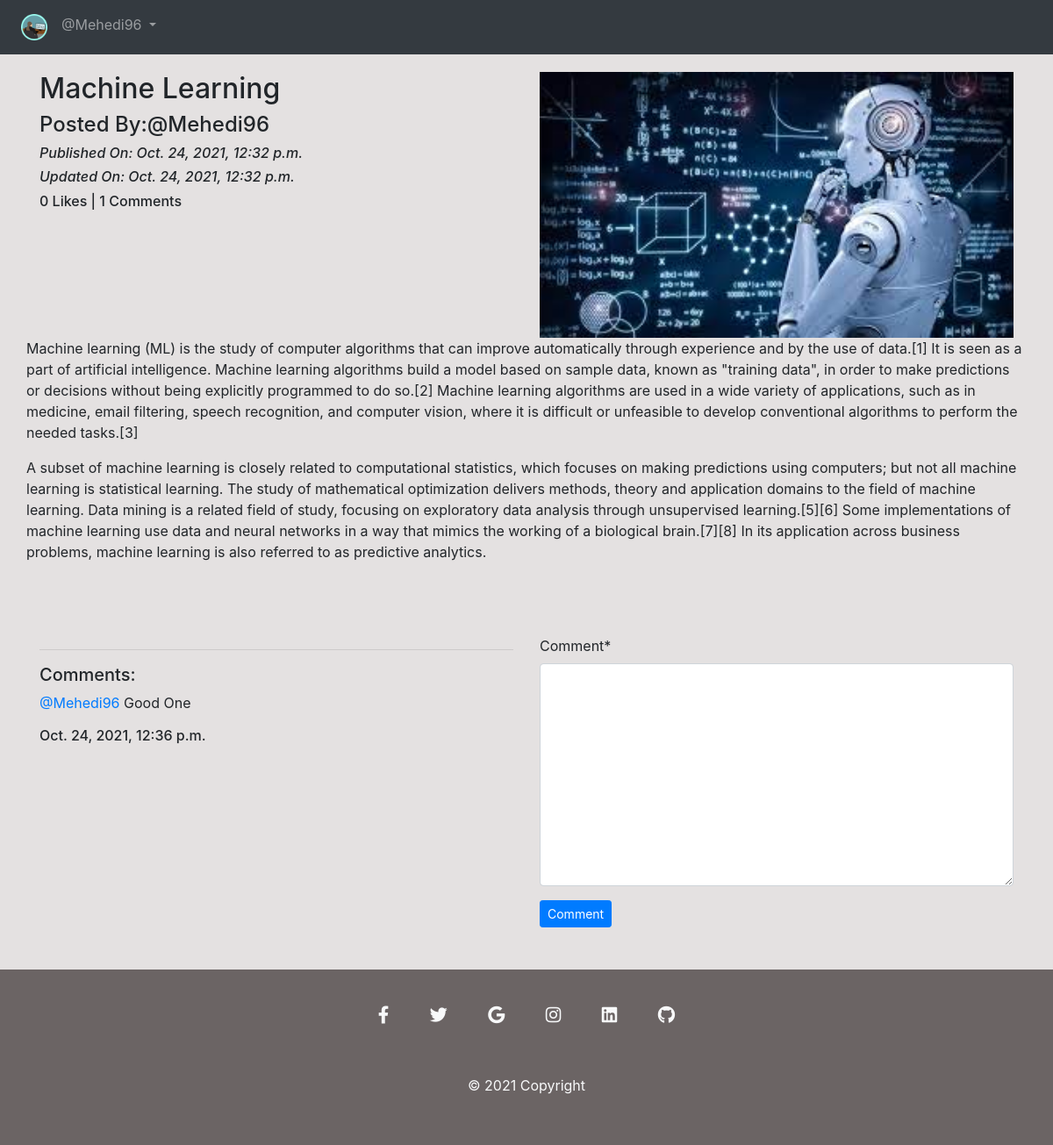
Screenshot of /blog/details/Machine-Learning-7cde7bed-8cf5-44be-9396-60e81f3f5b6f (signed in) with the database file from the repository.
### App_Blog/models.py (models this page shows, shortened)
class Blog(models.Model):
    author = models.ForeignKey(
        User, on_delete=models.CASCADE, related_name='post_author')
    blog_title = models.CharField(max_length=264, verbose_name='Put a Title')
    slug = models.SlugField(max_length=264, unique=True)
    blog_content = models.TextField(verbose_name="What's on your mind?")
    blog_image = models.ImageField(
        upload_to="blog_images", verbose_name='Image')
    publish_date = models.DateTimeField(auto_now_add=True)
    update_date = models.DateTimeField(auto_now=True)
    class Meta:
        ordering = ["-publish_date"]

class Comment(models.Model):
    blog = models.ForeignKey(
        Blog, on_delete=models.CASCADE, related_name='blog_comment')
    user = models.ForeignKey(
        User, on_delete=models.CASCADE, related_name='user_comment')
    Comment = models.TextField()
    comment_date = models.DateTimeField(auto_now_add=True)
    class Meta:
        ordering = ["-comment_date"]

### App_Blog/views.py (the view, shortened to what this page needs)
# urls.py: path('details/<slug:slug>', views.blog_details, name="blog_details"),
@login_required
def blog_details(request, slug):
    blog = Blog.objects.get(slug=slug)
    form = CommentForm()
    already_liked = Likes.objects.filter(blog=blog, user=request.user)
    if already_liked:
        liked = True
    else:
        liked = False
    return render(request, 'App_Blog/blog_details.html', context={'blog': blog, 'form': form, 'like': liked})

### App_Blog/forms.py
class CommentForm(forms.ModelForm):
    class Meta:
        model = Comment
        fields = ('Comment',)

### templates/App_Blog/blog_details.html (shortened to what this page needs)
{% extends 'base.html' %}
{% load crispy_forms_tags %}
{% block body_block %}
<div class="row">
    <div class="col-sm-6">
        <h2>{{ blog.blog_title }}</h2>
        <h4>Posted By:@{{ blog.author }}</h3>
            <i>
                <h6>Published On: {{ blog.publish_date }}</h6>
            </i>
            <i>
                <h6>Updated On: {{ blog.update_date }}</h6>
            </i>
            <h6>{{ blog.liked_blog.count }} Likes | {{ blog.blog_comment.count }} Comments</h6>
    </div>
    <div class="col-sm-6">
        <img src="/media/{{blog.blog_image }}" alt="" width="100%">
    </div>
    <p>{{ blog.blog_content|linebreaks }}</p>
</div>
{% if not like %}
<a href="{% url 'App_Blog:liked' pk=blog.pk %}"><i class="fa fa-thumbs-o-up fa-2x" aria-hidden="true"></i></a>
{% else %}
<a href="{% url 'App_Blog:unliked' pk=blog.pk %}"><i class="fa fa-thumbs-o-down fa-2x" aria-hidden="true"></i></a>
{% endif %}
<div class="row">
    <div class="col-sm-6">
        <hr>
        <h5>Comments:</h5>
        {% for comment in blog.blog_comment.all %}
        <p><a href="">@{{ comment.user }}</a> {{ comment.Comment }}<br>
        <h6>{{ comment.comment_date }}</h6>
        </p>
        {% endfor %}
    </div>
    <div class="col-sm-6">
        <form method="POST">
            {{ form|crispy }}
            <button type="submit" class="btn btn-primary btn-sm">Comment</button>
        </form>
    </div>
</div>
<br>
<br>
{% endblock %}

### templates/base.html (shortened to what this page needs)
{% load static %}
<!DOCTYPE html>
<html lang="en">
<head>
    <link rel="stylesheet" href="https://maxcdn.bootstrapcdn.com/bootstrap/4.0.0/css/bootstrap.min.css"
>
    <link href="https://maxcdn.bootstrapcdn.com/font-awesome/4.7.0/css/font-awesome.min.css" rel="stylesheet">
    <link href="https://cdnjs.cloudflare.com/ajax/libs/font-awesome/5.10.2/css/all.css" rel="stylesheet">
    <link rel="stylesheet" href="{% static 'css/style.css' %}">
</head>
<body>
    <div id="container">
    <nav class="navbar navbar-expand-sm bg-dark navbar-dark  sticky-top ">
        <ul class="navbar-nav">
            <li class="nav-item-acitve">
                <a class="nav-link" href="{% url 'index' %}"><img src="/media/logo1.png" alt="logo" width="30px"></a>
            </li>
            {% if user.is_authenticated %}
            <div class="nav-item dropdown">
                <a class="nav-link dropdown-toggle" href="#" id="navbardrop" data-toggle="dropdown">
                    @{{user.username}}
                </a>
            </div>
            {% endif %}
        </ul>
    </nav>
<div id="body">
    <div class="container" style="padding-top: 20px;">
        {% block body_block %}
        {% endblock %}
    </div>
</div>
    <footer class="text-center text-white" style="background-color: #6b6464;">
        <div class="container pt-4">
          <section class="mb-4">
            <a
              class="btn btn-link btn-floating btn-lg text-light m-1"
              href="#!"
              role="button"
              data-mdb-ripple-color="dark"
              ><i class="fab fa-facebook-f"></i
            ></a>
            <a
              class="btn btn-link btn-floating btn-lg text-light m-1"
              href="#!"
              role="button"
              data-mdb-ripple-color="dark"
              ><i class="fab fa-twitter"></i
            ></a>
            <a
              class="btn btn-link btn-floating btn-lg text-light m-1"
              href="#!"
              role="button"
              data-mdb-ripple-color="dark"
              ><i class="fab fa-google"></i
            ></a>
            <a
              class="btn btn-link btn-floating btn-lg text-light m-1"
              href="#!"
              role="button"
              data-mdb-ripple-color="dark"
              ><i class="fab fa-instagram"></i
            ></a>
            <a
              class="btn btn-link btn-floating btn-lg text-light m-1"
              href="#!"
              role="button"
              data-mdb-ripple-color="dark"
              ><i class="fab fa-linkedin"></i
            ></a>
            <a
              class="btn btn-link btn-floating btn-lg text-light m-1"
              href="#!"
              role="button"
              data-mdb-ripple-color="dark"
              ><i class="fab fa-github"></i
            ></a>
          </section>
        </div>
        <div class="text-center text-light p-3">
          © 2021 Copyright
        </div>
      </footer>
</div>
</body>
</html>

### static/css/style.css (style rules this page uses)
html, body { margin: 0; padding: 0; height: 100%; background-color: rgb(228, 225, 225); }
#container { min-height: 100%; position: relative; }
#body { padding-bottom: 200px; }
footer { position: absolute; bottom: 0px; width: 100%; height: 200px; }

### rows the page displays
Blog: blog_title "Machine Learning", author "Mehedi96", publish_date "Oct. 24, 2021, 12:32 p.m.", update_date "Oct. 24, 2021, 12:32 p.m.", liked_blog.count "0", blog_comment.count "1", blog_image (picture), blog_content "Machine learning (ML) is the study of computer algorithms that can improve automatically through experience and by the use of data.[1] It is seen as a part of artificial intelligence. Machine learning algorithms build a model based on sample data, known as \"training data\", in order to make predictions or decisions without being explicitly programmed to do so.[2] Machine learning algorithms are used in a wide variety of applications, such as in medicine, email filtering, speech recognition, and computer vision, where it is difficult or unfeasible to develop conventional algorithms to perform the needed tasks.[3] A subset of machine learning is closely related to computational statistics,…"
Comment: user "Mehedi96", Comment "Good One", comment_date "Oct. 24, 2021, 12:36 p.m."

### other values shown
{{ user.username }} "Mehedi96"
